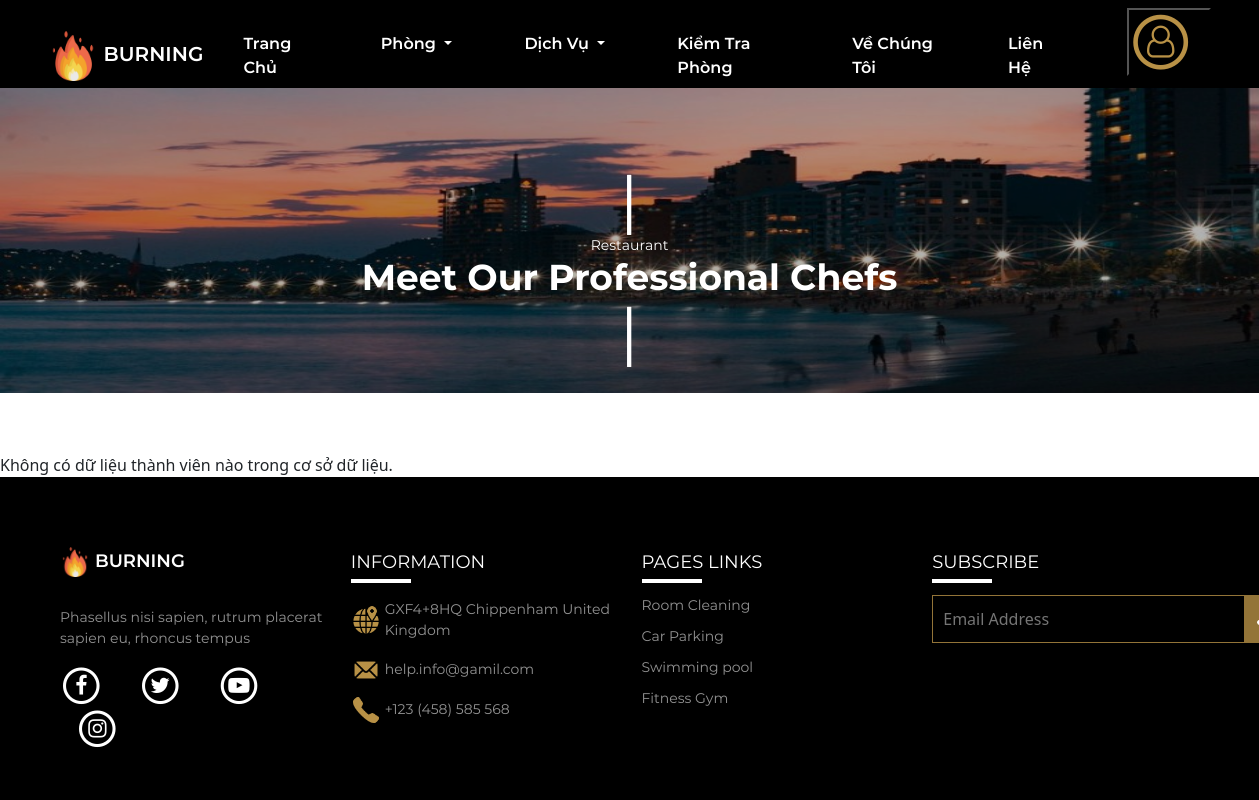
The app's page /restaurant/cheflist.php, older data.
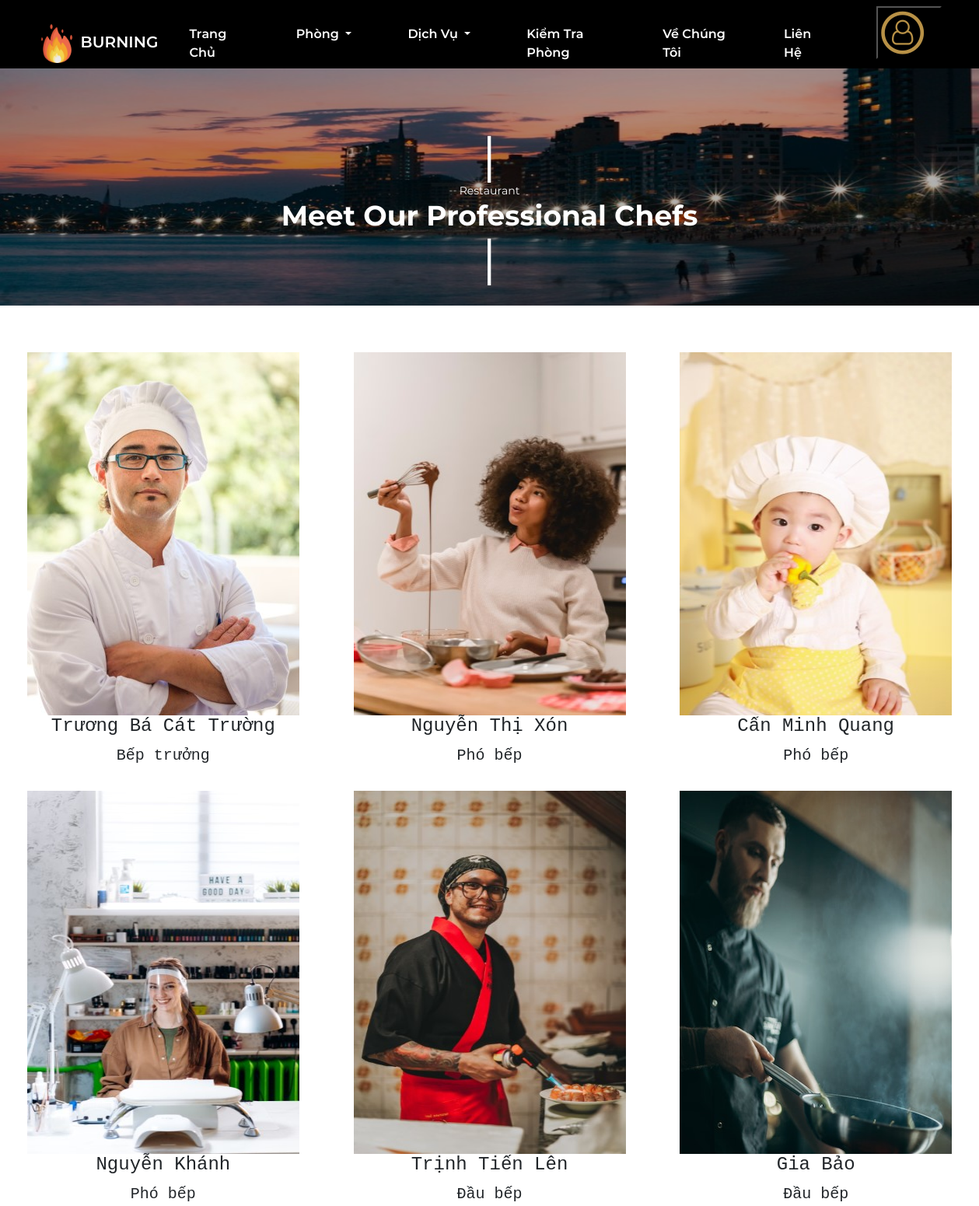
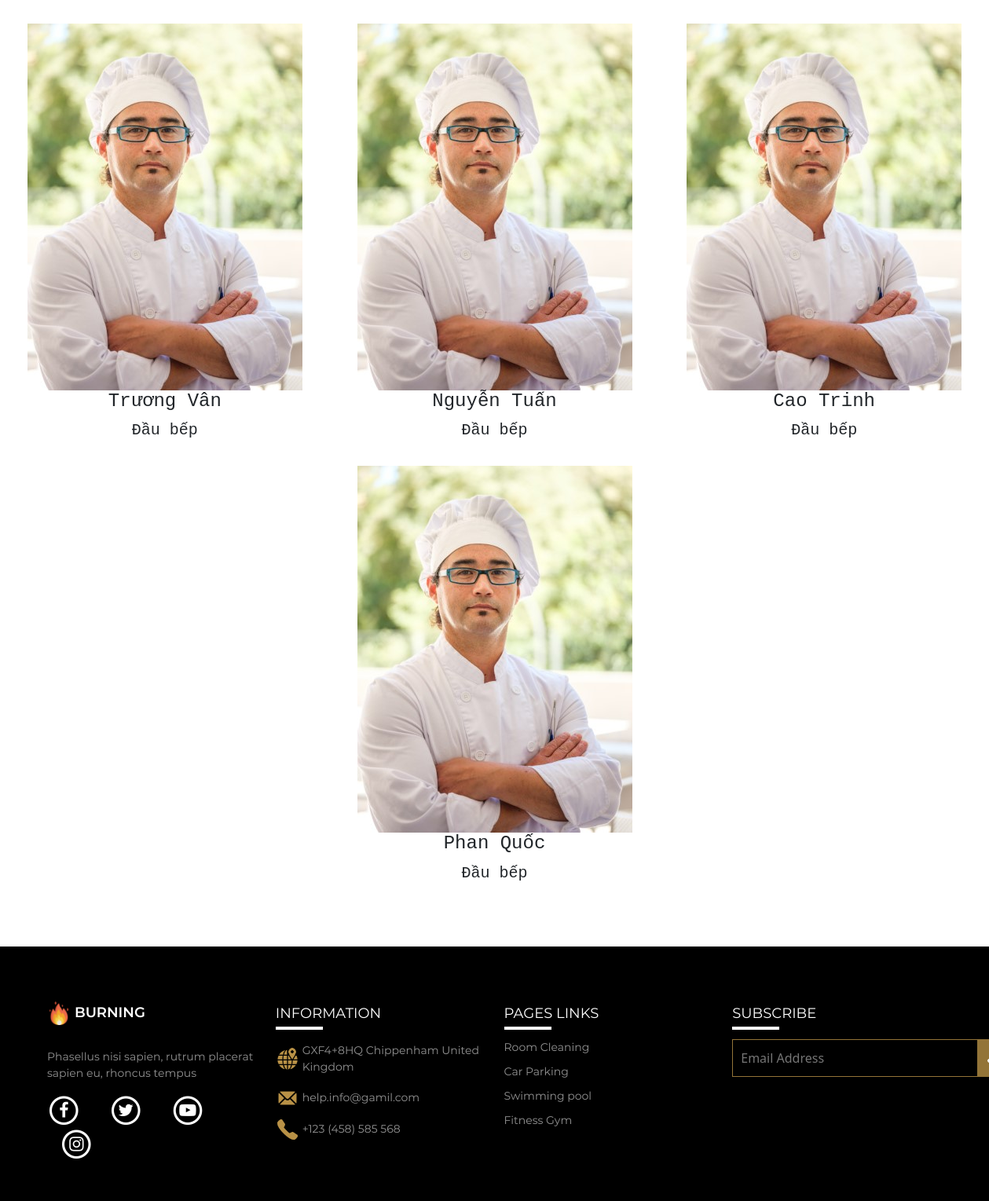
The same page, newer data (2 pictures, top to bottom).
### tables this page shows
CREATE TABLE `daubep` (
  `ID` int(11) NOT NULL,
  `HoTen` varchar(255) NOT NULL,
  `GioiTinh` varchar(10) DEFAULT NULL,
  `NgaySinh` date DEFAULT NULL,
  `ChucVu` varchar(255) DEFAULT NULL,
  `SoNamKinhNghiem` int(11) DEFAULT NULL,
  `Email` varchar(255) DEFAULT NULL,
  `SoDienThoai` varchar(15) DEFAULT NULL,
  `DiaChi` varchar(255) DEFAULT NULL,
  `MoTa` text DEFAULT NULL,
  `HinhAnh` varchar(255) NOT NULL
);

### restaurant/cheflist.php (the view, shortened to what this page needs)
<!DOCTYPE html>
<html lang="en">
<head>
    <link rel="stylesheet" href="https://cdnjs.cloudflare.com/ajax/libs/font-awesome/4.7.0/css/font-awesome.min.css">
    <link rel="stylesheet" href="../common/bootstrap-5.2.2-dist/css/bootstrap.min.css">
    <link rel="stylesheet" type="text/css" href="../common/slick/slick.css">
    <link rel="stylesheet" type="text/css" href="../common/slick/slick-theme.css">
    <link rel="stylesheet" href="../css/style.css">
    <link rel="stylesheet" href="../css/restaurant/cheflist.css?v=<?php echo time(); ?>">
</head>
<body>
    <?php include('../logged/header.php'); ?>
    <section id="banner">
        <div class="container-fluid p-0 text-center">
            <div class="img h-100">
                <img src="../img/service/banner_service_1.jpg" alt="" class="w-100">
                <div class="box">
                    <div class="tieude"></div>
                    <p class="m-0" style="font-size: 14px;font-family: Montserrat-Regular">Restaurant</p>
                    <h3 style="font-size:36px;font-family: Montserrat-Bold;">Meet Our Professional Chefs</h3>
                    <div class="tieude"></div>
                </div>
            </div>
        </div>
    </section>
    <?php
    include('../config.php');
    $sql = "SELECT hinhanh, hoten, chucvu FROM daubep";
    $result = $con->query($sql);
    if ($result->num_rows > 0) {
        echo '<section id="chef" class="pb-5">
        <div class="container-fluid">
            <div class="row d-flex justify-content-center">';
        while ($row = $result->fetch_assoc()) {
            echo '<div class="col-4 text-center">
                <img class="cheflist" src="' . $row["hinhanh"] . '" alt="">
                <h4 class="chefname">' . $row["hoten"] . '</h4>
                <span>' . $row["chucvu"] . '</span>
            </div>';
        }
        echo '</div>
        </div>
    </section>';
    } else {
        echo "Không có dữ liệu thành viên nào trong cơ sở dữ liệu.";
    }
    ?>
    <?php include('../logged/footer.php'); ?>
</body>
</html>

### logged/header.php (shortened to what this page needs)
<!DOCTYPE html>
<html lang="en">
<head>
  <link rel="stylesheet" href="../css/style.css">
  <link rel="stylesheet" href="https://cdnjs.cloudflare.com/ajax/libs/font-awesome/4.7.0/css/font-awesome.min.css">
  <link rel="stylesheet" href="../common/bootstrap-5.2.2-dist/css/bootstrap.min.css">
</head>
<body>
  <header id="menu">
    <div class="menu-nav">
      <nav class="navbar navbar-expand-lg">
        <div class="container-fluid px-5">
          <a class="navbar-brand" href="./home.php"><img src="../img/logoBurning.png" alt="BurningLogo" class="logo">
            BURNING</a>
          <div class="sub-nav collapse navbar-collapse flex-row-reverse" id="navbarSupportedContent">
            <ul class="navbar-nav mb-2 mb-lg-0">
              <li class="nav-item p-3 me-4">
                <a class="a nav-link active" aria-current="page" href="./home.php">Trang Chủ</a>
              </li>
              <li class="nav-item dropdown p-3 me-4">
                <a class="nav-link dropdown-toggle" href="./allroom.php" role="button" data-bs-toggle="dropdown" aria-expanded="false">
                  Phòng
                </a>
              </li>
              <li class="nav-item dropdown p-3 me-4">
                <a class="nav-link dropdown-toggle" href="./service.php" role="button" data-bs-toggle="dropdown" aria-expanded="false">
                  Dịch Vụ
                </a>
              </li>
              <li class="nav-item p-3 me-4">
                <a class="nav-link" href="./roomcheck.php">Kiểm Tra Phòng</a>
              </li>
              <li class="nav-item p-3 me-4">
                <a class="nav-link" href="./page.php">Về Chúng Tôi</a>
              </li>
              <li class="nav-item p-3 me-4">
                <a class="nav-link" href="./contact.php">Liên Hệ</a>
              </li>
              <li class="nav-item ms-4">
                <div class="dropdown">
                  <button class="btn-secondary dropdown-toggle" type="button" data-bs-toggle="dropdown" aria-expanded="false">
                    <span class="fa-stack fa-2x">
                      <i class="fa fa-circle-thin fa-stack-2x" style="color: #B89146;"></i>
                      <i class="fa fa-user-o fa-stack-1x" style="color: #B89146;"></i>
                    </span>
                  </button>
                </div>
              </li>
            </ul>
          </div>
        </div>
      </nav>
    </div>
  </header>
</body>
</html>

### logged/footer.php (shortened to what this page needs)
<!DOCTYPE html>
<html lang="en">
<head>
    <link rel="stylesheet" href="../css/style.css?v=<?php echo time(); ?>" type='text/css'>
    <link rel="stylesheet" href="https://cdnjs.cloudflare.com/ajax/libs/font-awesome/4.7.0/css/font-awesome.min.css">
    <link rel="stylesheet" href="../common/bootstrap-5.2.2-dist/css/bootstrap.min.css">
</head>
<body>
    <section id="footer">
        <div class="container-fluid">
            <div class="row">
                <div class="col-3">
                    <a class="navbar-brand" href="#"><img src="../img/logoBurning.png" alt="BurningLogo" class="logo"> BURNING</a>
                    <p>Phasellus nisi sapien, rutrum placerat sapien eu, rhoncus tempus</p>
                    <div class="contact">
                        <span class="fa-stack fa-lg me-3 ">
                            <i class="fa fa-circle-thin fa-stack-2x"></i>
                            <i class="fa fa-facebook-f fa-stack-1x"></i>
                        </span>
                        <span class="fa-stack fa-lg mx-3">
                            <i class="fa fa-circle-thin fa-stack-2x"></i>
                            <i class="fa fa-twitter fa-stack-1x"></i>
                        </span>
                        <span class="fa-stack fa-lg mx-3">
                            <i class="fa fa-circle-thin fa-stack-2x"></i>
                            <i class=" fa fa-youtube-play fa-stack-1x"></i>
                        </span>
                        <span class="fa-stack fa-lg ms-3">
                            <i class="fa fa-circle-thin fa-stack-2x"></i>
                            <i class="fa fa-instagram fa-stack-1x"></i>
                        </span>
                    </div>
                </div>
                <div class="col-3">
                    <h5>INFORMATION</h5>
                    <ul>
                        <li>
                            <div class="img">
                                <img src="../img/trangchu1/icon-location.png" alt="" class="logo">
                            </div>
                            <p class="my-0 p-1">GXF4+8HQ Chippenham United Kingdom</p>
                        </li>
                        <li>
                            <div class="img">
                                <img src="../img/trangchu1/icon-mail.png" alt="" class="logo">
                            </div>
                            <p class="my-0 p-1">help.info@gamil.com</p>
                        </li>
                        <li>
                            <div class="img">
                                <img src="../img/trangchu1/icon-phone.png" alt="" class="logo">
                            </div>
                            <p class="my-0 p-1">+123 (458) 585 568</p>
                        </li>
                    </ul>
                </div>
                <div class="col-3">
                    <h5>PAGES LINKS</h5>
                    <ul>
                        <li><a href="#">Room Cleaning</a></li>
                        <li><a href="#">Car Parking</a></li>
                        <li><a href="#">Swimming pool</a></li>
                        <li><a href="./fitness.html">Fitness Gym</a></li>
                    </ul>
                </div>
                <div class="col-3">
                    <h5>SUBSCRIBE</h5>
                    <div class="Send">
                        <input type="email" name="" id="" placeholder="Email Address"> <button><img src="../img/trangchu1/icon-send.png" alt="" class="logo"></button>
                    </div>
                </div>
            </div>
        </div>
    </section>
</body>
</html>

### css/style.css (style rules this page uses)
html, body { margin: 0; padding: 0; }
* { box-sizing: border-box; margin: 0; padding: 0; outline: none; }
#menu { position: fixed; z-index: 2; top: 0; left: 0; right: 0; }
a { text-decoration: none; }
li { list-style-type: none; }
#menu { background-color: black; height: 88px; }
#menu .logo { height: 50px; width: 50px; }
#menu .navbar-brand { color: white; font-family: Montserrat-SemiBold; font-size: 20px; }
#menu .sub-nav li a { font-family: Montserrat-SemiBold; font-size: 16px; color: white; }
.menu-nav { margin: 0 auto; }
#menu .dropdown button { background-color: black; }
#footer { background-color: black; color: #fff; padding: 70px 48px 50px; }
#footer .logo { height: 30px; width: 30px; }
#footer .contact { justify-content: space-between; }
#footer .navbar-brand { color: white; font-family: Montserrat-SemiBold; font-size: 18px; }
#footer p { margin-top: 30px; width: 275px; font-family: Montserrat-Regular; font-size: 14px; color: #939393; }
#footer h5 { position: relative; font-size: 18px; font-family: Montserrat-Regular; padding: 5px 0px; margin-bottom: 16px; }
#footer h5::before { position: absolute; content: ''; top: 100%; left: 0; width: 60px; height: 1px; border: 2px solid #fff; }
#footer ul { color: #fff; padding: 0; }
#footer li { padding-bottom: 10px; width: 275px; display: flex; }
#footer li .img { display: flex; align-items: center; }
#footer li a { color: #939393; font-size: 14px; font-family: Montserrat-Regular; text-decoration: none; }
#footer .Send { display: flex; }
#footer .Send input { border: 1px solid #937438; background-color: black; padding: 10px 70px 10px 10px; color: #fff; }
#footer .Send button { padding: 9px; background-color: #937438; border: none; }

### css/restaurant/cheflist.css (style rules this page uses)
#banner { margin-top: 88px; color: white; }
#banner .img { position: relative; height: 450px; }
#banner .img img { filter: brightness(70%); height: 305px; margin-bottom: 60px; }
#banner .box { position: absolute; left: 50%; top: 50%; transform: translate(-50%, -50%); }
#banner .box .tieude { border: 2px solid white; background-color: white; height: 60px; width: 2px; margin: 0 auto; }
#chef .cheflist { width: 350px; height: 467px; }
#chef .col-4.text-center { margin-bottom: 30px; }
#chef span { font-family: 'Josefin Sans', Courier, monospace; font-size: 20px; }
#chef .chefname { font-family: 'Cormorant Infant', Bold, monospace; }

Row changes from the older to the newer data that the page shows:
added daubep: HinhAnh (picture), HoTen "Trương Bá Cát Trường", ChucVu "Bếp trưởng"
added daubep: HinhAnh (picture), HoTen "Nguyễn Thị Xón", ChucVu "Phó bếp"
added daubep: HinhAnh (picture), HoTen "Cấn Minh Quang", ChucVu "Phó bếp"
added daubep: HinhAnh (picture), HoTen "Nguyễn Khánh", ChucVu "Phó bếp"
added daubep: HinhAnh (picture), HoTen "Trịnh Tiến Lên", ChucVu "Đầu bếp"
added daubep: HinhAnh (picture), HoTen "Gia Bảo", ChucVu "Đầu bếp"
added daubep: HinhAnh (picture), HoTen "Trương Vân", ChucVu "Đầu bếp"
added daubep: HinhAnh (picture), HoTen "Nguyễn Tuấn", ChucVu "Đầu bếp"
added daubep: HinhAnh (picture), HoTen "Cao Trinh", ChucVu "Đầu bếp"
added daubep: HinhAnh (picture), HoTen "Phan Quốc", ChucVu "Đầu bếp"
Text that changed along with them:
text no longer shown: "Không có dữ liệu thành viên nào trong cơ sở dữ liệu."
